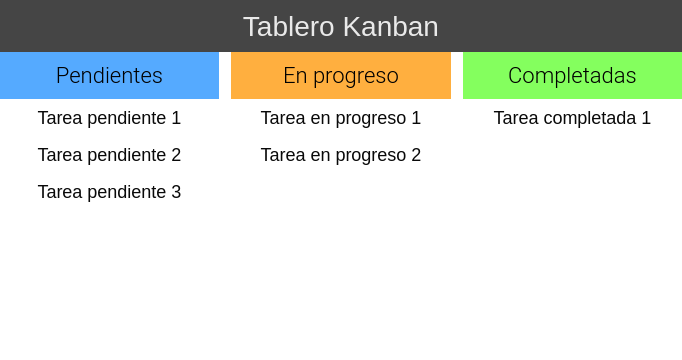
<?xml version="1.0" encoding="UTF-8"?>
<ui version="4.0">
 <class>MainWindow</class>
 <widget class="QMainWindow" name="MainWindow">
  <property name="geometry">
   <rect>
    <x>0</x>
    <y>0</y>
    <width>682</width>
    <height>360</height>
   </rect>
  </property>
  <property name="windowTitle">
   <string>Gestor de tareas Kanban</string>
  </property>
  <property name="styleSheet">
   <string notr="true">QMainWindow {
background-color: white;
}

QListWidget{
border: 0;
outline: 0;  /* Desactiva un outline dotted que hay por defecto*/
color: #090909;
font-size: 18px;
font-weight: 300;
background-color: white;
padding: 0px;
}

QLabel {
padding: 10px;
font-size: 22px;
font-weight: 300;
}

QListWidget::item { 
padding: 0px;
padding-top: 8px;
padding-bottom: 8px;
background-color: white;
}

QListWidget::item:hover {
padding: 0px;
background-color: rgb(255, 235, 12);
padding-top: 8px;
padding-bottom: 8px;
color: black;
}

QListWidget::item:selected {
padding: 0px;
padding-top: 8px;
padding-bottom: 8px;
color: black;
}

/* Items impares con fondo gris
QListWidget {
padding: 0px;
background-color: #DDDDDD;
padding-top: 8px;
padding-bottom: 8px;
color: black;
}*/</string>
  </property>
  <widget class="QWidget" name="centralwidget">
   <property name="styleSheet">
    <string notr="true"/>
   </property>
   <layout class="QGridLayout" name="gridLayout">
    <property name="leftMargin">
     <number>0</number>
    </property>
    <property name="topMargin">
     <number>0</number>
    </property>
    <property name="rightMargin">
     <number>0</number>
    </property>
    <property name="bottomMargin">
     <number>0</number>
    </property>
    <property name="horizontalSpacing">
     <number>12</number>
    </property>
    <property name="verticalSpacing">
     <number>0</number>
    </property>
    <item row="1" column="2">
     <widget class="QLabel" name="label_Completadas">
      <property name="font">
       <font>
        <family>Roboto Light</family>
        <pointsize>-1</pointsize>
        <italic>false</italic>
        <bold>false</bold>
       </font>
      </property>
      <property name="styleSheet">
       <string notr="true">background-color: rgb(132, 255, 94);</string>
      </property>
      <property name="text">
       <string>Completadas</string>
      </property>
      <property name="alignment">
       <set>Qt::AlignCenter</set>
      </property>
     </widget>
    </item>
    <item row="1" column="1">
     <widget class="QLabel" name="label_EnProgreso">
      <property name="font">
       <font>
        <family>Roboto Light</family>
        <pointsize>-1</pointsize>
        <italic>false</italic>
        <bold>false</bold>
       </font>
      </property>
      <property name="styleSheet">
       <string notr="true">background-color: #FFAF3F;</string>
      </property>
      <property name="text">
       <string>En progreso</string>
      </property>
      <property name="alignment">
       <set>Qt::AlignCenter</set>
      </property>
     </widget>
    </item>
    <item row="1" column="0">
     <widget class="QLabel" name="label_Pendientes">
      <property name="font">
       <font>
        <family>Roboto Light</family>
        <pointsize>-1</pointsize>
        <italic>false</italic>
        <bold>false</bold>
       </font>
      </property>
      <property name="styleSheet">
       <string notr="true">background-color: rgb(85, 170, 255)</string>
      </property>
      <property name="text">
       <string>Pendientes</string>
      </property>
      <property name="alignment">
       <set>Qt::AlignCenter</set>
      </property>
     </widget>
    </item>
    <item row="2" column="1">
     <widget class="QListWidget" name="list_EnProgreso">
      <property name="styleSheet">
       <string notr="true"/>
      </property>
      <property name="wordWrap">
       <bool>true</bool>
      </property>
      <item>
       <property name="text">
        <string>Tarea en progreso 1</string>
       </property>
       <property name="textAlignment">
        <set>AlignCenter</set>
       </property>
      </item>
      <item>
       <property name="text">
        <string>Tarea en progreso 2</string>
       </property>
       <property name="textAlignment">
        <set>AlignCenter</set>
       </property>
      </item>
     </widget>
    </item>
    <item row="2" column="0">
     <widget class="QListWidget" name="list_Pendientes">
      <property name="styleSheet">
       <string notr="true"/>
      </property>
      <property name="wordWrap">
       <bool>true</bool>
      </property>
      <item>
       <property name="text">
        <string>Tarea pendiente 1</string>
       </property>
       <property name="textAlignment">
        <set>AlignCenter</set>
       </property>
      </item>
      <item>
       <property name="text">
        <string>Tarea pendiente 2</string>
       </property>
       <property name="textAlignment">
        <set>AlignCenter</set>
       </property>
      </item>
      <item>
       <property name="text">
        <string>Tarea pendiente 3</string>
       </property>
       <property name="textAlignment">
        <set>AlignCenter</set>
       </property>
      </item>
     </widget>
    </item>
    <item row="2" column="2">
     <widget class="QListWidget" name="list_Completadas">
      <property name="styleSheet">
       <string notr="true"/>
      </property>
      <property name="wordWrap">
       <bool>true</bool>
      </property>
      <item>
       <property name="text">
        <string>Tarea completada 1</string>
       </property>
       <property name="textAlignment">
        <set>AlignCenter</set>
       </property>
      </item>
     </widget>
    </item>
    <item row="0" column="0" colspan="3">
     <widget class="QLabel" name="label_Titulo">
      <property name="styleSheet">
       <string notr="true">font-size: 28px;
background-color: rgb(69, 69, 69);
color: #e9e9e9;</string>
      </property>
      <property name="text">
       <string>Tablero Kanban</string>
      </property>
      <property name="alignment">
       <set>Qt::AlignCenter</set>
      </property>
     </widget>
    </item>
   </layout>
  </widget>
 </widget>
 <resources/>
 <connections/>
</ui>
